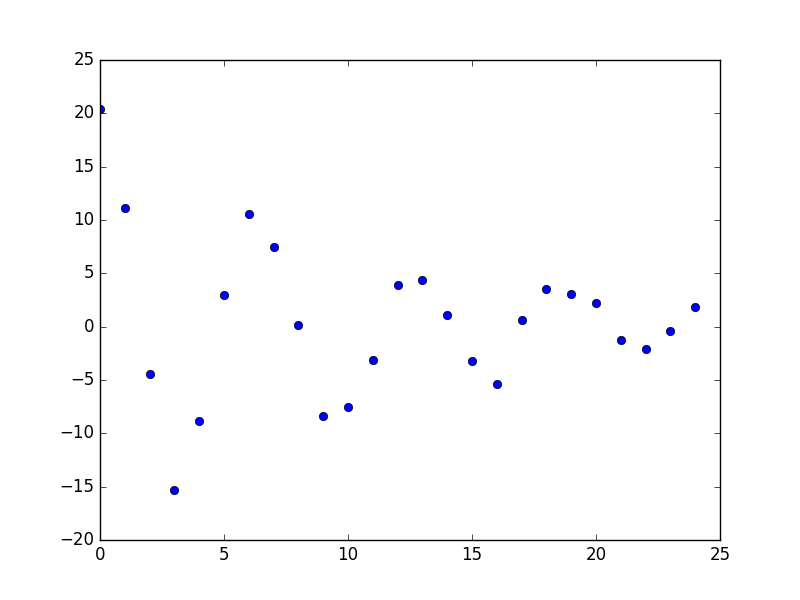

Write Python code to recreate this figure.
#!/usr/bin/env python3

import json
import matplotlib.pyplot as plt

data = []
with open("oscillator.json") as data_file:
    data = json.load(data_file)


plt.plot(data, 'o')
plt.show()
